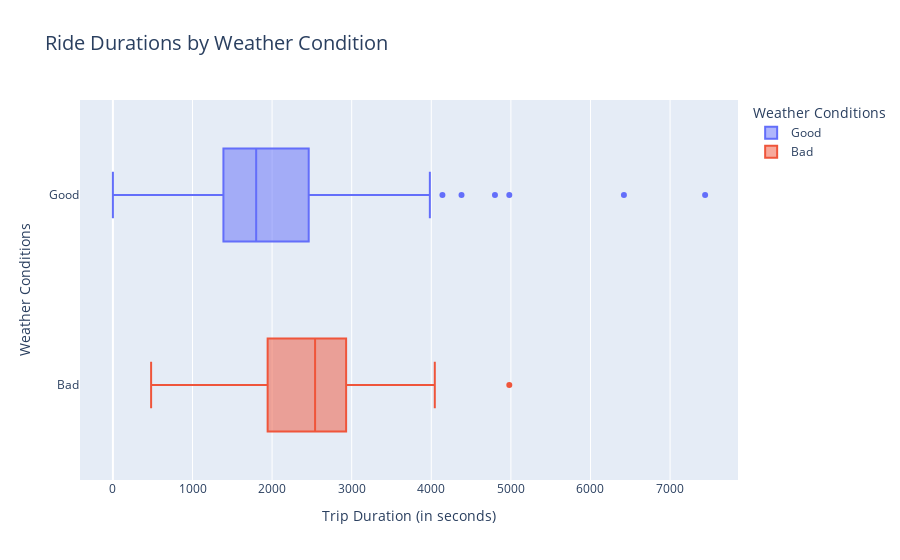

Notebook code for this chart:
### Code cell
# boxplots of loop_ohare df by good vs bad weather conditions
box1 = px.box(loop_ohare,y='weather_conditions',x='duration_seconds',
              title='Ride Durations by Weather Condition',
              color='weather_conditions',labels={'weather_conditions':'Weather Conditions',
                                                 'duration_seconds':'Trip Duration (in seconds)'})
box1.update_layout(title_font_size=20)
box1.show()

### Figure 1 — Plotly figure (JSON) as saved in the notebook; plotly's stock layout.template omitted (floating-point values rounded to 4 significant figures; data arrays with more than 128 entries replaced by an {"elided": "..."} marker saying what was removed)
{"data": [{"alignmentgroup": "True", "hovertemplate": "Weather Conditions=%{y}<br>Trip Duration (in seconds)=%{x}<extra></extra>", "legendgroup": "Good", "marker": {"color": "#636efa"}, "name": "Good", "notched": false, "offsetgroup": "Good", "orientation": "h", "showlegend": true, "type": "box", "x": {"elided": "888 int values"}, "x0": " ", "xaxis": "x", "y": {"elided": "888 str values"}, "y0": " ", "yaxis": "y"}, {"alignmentgroup": "True", "hovertemplate": "Weather Conditions=%{y}<br>Trip Duration (in seconds)=%{x}<extra></extra>", "legendgroup": "Bad", "marker": {"color": "#EF553B"}, "name": "Bad", "notched": false, "offsetgroup": "Bad", "orientation": "h", "showlegend": true, "type": "box", "x": {"elided": "180 int values"}, "x0": " ", "xaxis": "x", "y": {"elided": "180 str values"}, "y0": " ", "yaxis": "y"}], "layout": {"boxmode": "overlay", "legend": {"title": {"text": "Weather Conditions"}, "tracegroupgap": 0}, "title": {"font": {"size": 20}, "text": "Ride Durations by Weather Condition"}, "xaxis": {"anchor": "y", "domain": [0, 1], "title": {"text": "Trip Duration (in seconds)"}}, "yaxis": {"anchor": "x", "categoryarray": ["Bad", "Good"], "categoryorder": "array", "domain": [0, 1], "title": {"text": "Weather Conditions"}}}}
